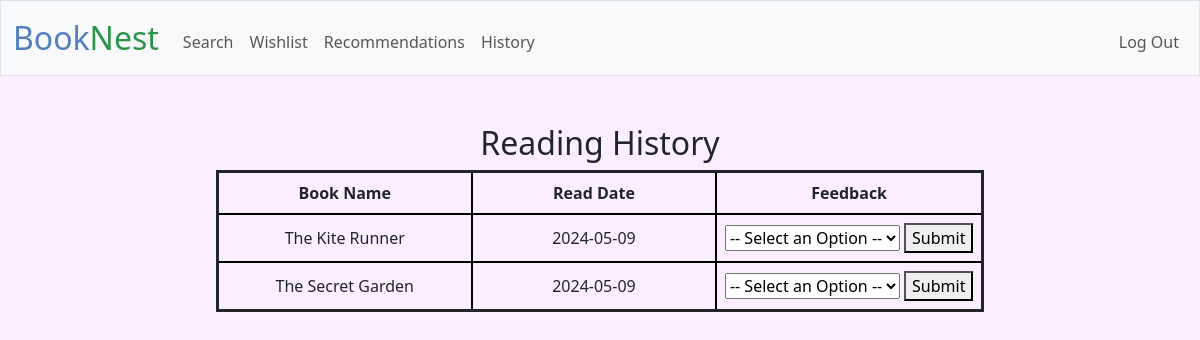
The app's page /reading_history (signed in) with its own data.
### tables this page shows
CREATE TABLE "reading_history" (id INTEGER PRIMARY KEY AUTOINCREMENT, user_id INTEGER,
    book_id INTEGER, book_name TEXT, date_read DATE, feedback TEXT,
    FOREIGN KEY (user_id) REFERENCES usersdb(id), FOREIGN KEY (book_id) REFERENCES books(id));

### app.py (the view)
@app.route('/reading_history')
@login_required
def reading_history():
    con = sqlite3.connect('booknest.db')
    cursor = con.cursor()
    cursor.execute("SELECT book_id, book_name, date_read FROM reading_history WHERE user_id = ? ORDER BY date_read DESC", (session["user_id"],))
    user_reading_history = cursor.fetchall()
    cursor.close()
    con.close()
    return render_template('reading_history.html', reading_history=user_reading_history)

### app.py (called while the page is built)
@app.after_request
def after_request(response):
    response.headers["Cache-Control"] = "no-cache, no-store, must-revalidate"
    response.headers["Expires"] = 0
    response.headers["Pragma"] = "no-cache"
    return response

### utilities.py (called while the page is built)
def login_required(f):
    @wraps(f)
    def decorated_function(*args, **kwargs):
        if session.get("user_id") is None:
            return redirect("/login")
        return f(*args, **kwargs)
    return decorated_function

### templates/reading_history.html (shortened to what this page needs)
{% extends "layout.html" %}
{% block body_class %}
    history-page
{% endblock %}
{% block main %}
    <h2>Reading History</h2>
    <table>
        <thead>
            <tr>
                <th>Book Name</th>
                <th>Read Date</th>
                <th>Feedback</th>
            </tr>
        </thead>
        <tbody>
            {% for entry in reading_history %}
                <tr>
                    <td>{{ entry[1] }}</td>
                    <td>{{ entry[2] }}</td>
                    <td>
                        <form action="/add_to_reading_history" method="post">
                            <select name="feedback">
                                <option value="NULL">-- Select an Option --</option>
                            </select>
                            <button type="submit">Submit</button>
                        </form>
                    </td>
                </tr>
            {% endfor %}
        </tbody>
    </table>
{% endblock %}

### static/styles.css (style rules this page uses)
body.history-page { background-color: #fbeeff; }
table { margin-left: auto; margin-right: auto; border-collapse: collapse; border: solid; }
td, th { padding: 0.5rem; border: 2px solid black; }
th { padding-left: 5rem; padding-right: 5rem; }
tr { border: 1px solid black; }

### records on screen
reading_history: book_name "The Kite Runner", date_read "2024-05-09"
reading_history: book_name "The Secret Garden", date_read "2024-05-09"
